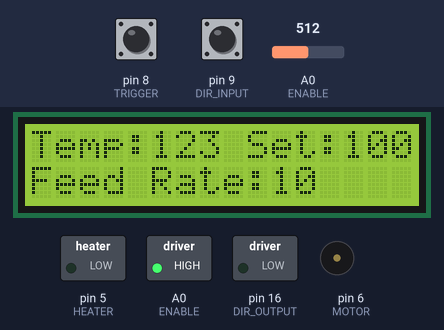
Recording of a sketch running on a simulated Arduino Uno, built with avr-gcc and run on an emulated ATmega328P. Shown: 16×2 character LCD, switched loads named in the sketch (green lamp = pin HIGH), buzzer (waves = sounding). The test bench sets the inputs (shaded band); at power-on: pin 8 (TRIGGER) HIGH, A0 (ENABLE) = 512, pin 9 (DIR_INPUT) HIGH. What the sketch prints to the serial monitor is not drawn.

Above: at 1.3 s.
1.4 s: pin 8 (TRIGGER) pulled LOW for 0.15 s
At 1.51 s:
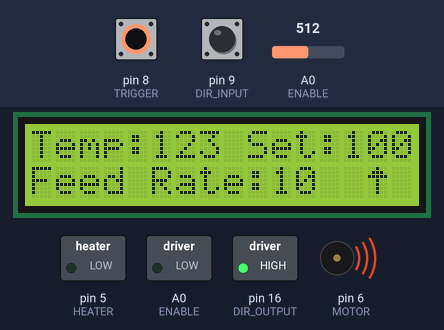
3.0 s: A0 (ENABLE) set to 716
At 3.6 s:
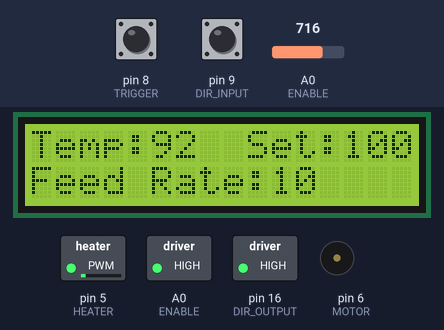
6.0 s: A0 (ENABLE) set to 900
At 7.3 s:
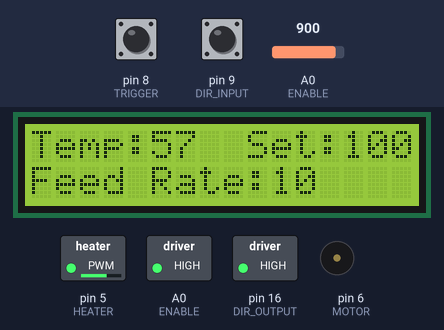
8.3 s: pin 8 (TRIGGER) pulled LOW for 1 s
At 9.2 s:
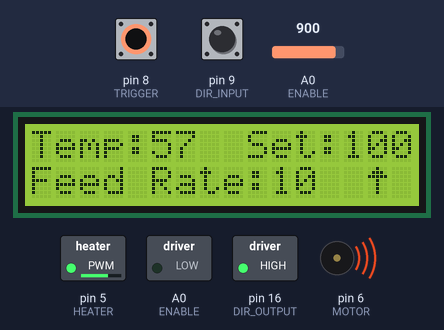
9.9 s: A0 (ENABLE) set to 1023
At 10.8 s:
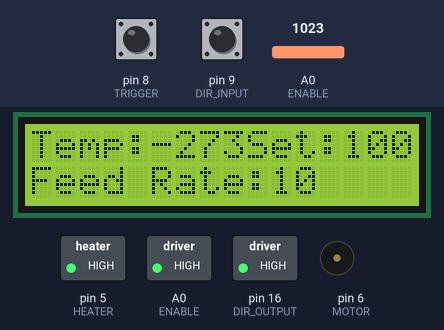
11.5 s: pin 8 (TRIGGER) pulled LOW for 0.15 s
At 11.6 s:
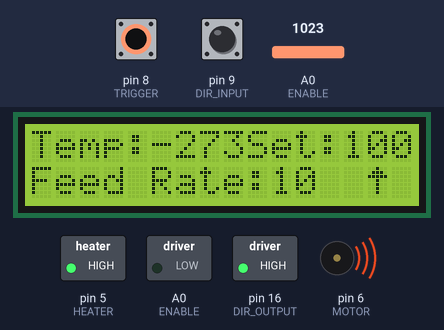
Timing chart, 0 to 14.1 s (numbered marks = the images above; inputs shaded):
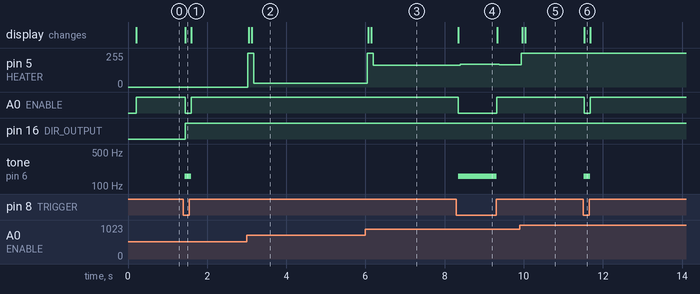

The sketch:

PlasticWelder.ino
```cpp
#define MAX_TEMP  300
#define MAX_SPEED 300
#define TIMOUT    5000

#define CHA        0
#define CHB        1
#define BUTTON     7
#define TRIGGER    8
#define HEATER     5
#define MOTOR      6
#define DIR_INPUT  9
#define DIR_OUTPUT 16
#define ENABLE     14
#define FORWARD    1
#define REVERSE    -1

#define FILAMENT_DIAM       3.0  //mm
#define NOZZLE_DIAM         0.5  //mm
#define GEAR_DIAM           10.8 //mm
#define STEP_SIZE           16    //4 is 1/4 step 8 is 1/8 step
#define STEPS_PER_ROTATION  200

//FYI Pin 10 is dead!! Don't use!!

// which analog pin to connect
#define THERMISTORPIN A0
// resistance at 25 degrees C
#define THERMISTORNOMINAL 100000
// temp. for nominal resistance (almost always 25 C)
#define TEMPERATURENOMINAL 25
// how many samples to take and average, more takes longer
// but is more 'smooth'
#define NUMSAMPLES 5
// The beta coefficient of the thermistor (usually 3000-4000)
#define BCOEFFICIENT 3950
// the value of the 'other' resistor
#define SERIESRESISTOR 3800

//PI control values
#define Kp  1.48134292984995
#define Ki  0.0131800567660014
#define Kd  18.6947422906608
#define Kf  2.0

uint16_t samples[NUMSAMPLES];

byte upArrow[8] = {    //Create up arrow for display
  B00100,
  B01110,
  B11111,
  B00100,
  B00100,
  B00100,
  B00100,
};
byte downArrow[8] = {    //Create down arrow for display
  B00100,
  B00100,
  B00100,
  B00100,
  B11111,
  B01110,
  B00100,
};
#include <LiquidCrystal_I2C.h>
#include <Stepper.h>
#include <math.h>
LiquidCrystal_I2C lcd(0x27, 2, 1, 0, 4, 5, 6, 7, 3, POSITIVE);   // set the LCD address to 0x27 for a 16 chars and 2 line display
//Stepper motor(200, 5, 6, 8, 9);

volatile int master_count = 0; // universal count
volatile byte INTFIRED = 0; // interrupt status flag
volatile int dispMenu = 0;  //which menu to display

int setTemp = 100;
float temperature = 20.0;
int temp, nextTemp;
int feedRate = 10;
boolean driveFlag = false;

void setup() {
   Serial.begin(9600);
   lcd.begin(16,2);                      // initialize the lcd
   lcd.createChar(0, upArrow);          //Creat arrows for display
   lcd.createChar(1, downArrow);
  lcd.backlight();
  pinMode(CHA, INPUT);
  pinMode(CHB, INPUT);
  pinMode(BUTTON, INPUT);
  pinMode(TRIGGER, INPUT_PULLUP);
  pinMode(MOTOR, OUTPUT);
  pinMode(HEATER, OUTPUT);
  digitalWrite(HEATER,LOW);
  pinMode(DIR_INPUT, INPUT_PULLUP);
  pinMode(DIR_OUTPUT,OUTPUT);
  pinMode(ENABLE, OUTPUT);
  //motor.setSpeed(long(feedRate/12.0/3.14*60));

  attachInterrupt(2, flag, RISING);// interrupt 0 digital pin 2 positive edge trigger
  attachInterrupt(3, flag2, RISING);
  attachInterrupt(digitalPinToInterrupt(BUTTON), buttonFlag, FALLING);
  updateDisplay();
  //analogReference(EXTERNAL);

  lcd.clear();
  lcd.print("Temp:"+String(temperature));
  lcd.setCursor(8,0);
  lcd.print(" Set:"+String(setTemp));
  lcd.setCursor(0,1);
  lcd.print("Feed Rate:" + String(feedRate));
  lcd.cursor();
}

//Main Control Loop
void loop() {
  controlTemp((float) (temperature=checkTemp()));
  temp = round(temperature);
  if (INTFIRED)   {
       updateDisplay();
     INTFIRED = 0; // clear flag
     nextTemp = temp;
  }
  else if(nextTemp!=temp){
    updateDisplay();
    nextTemp = temp;
  }

if(digitalRead(TRIGGER)!=driveFlag){
  drive(driveFlag);
  driveFlag = !driveFlag;
}

} // end loop

void drive(boolean dr){

  if(dr){
    if(true){//dispMenu == 0){  //Only drive motor if not editing temp or speed
      tone(MOTOR, feedRate2PulseFreq(feedRate));
      lcd.setCursor(14,1);
      if(digitalRead(DIR_INPUT)){
        digitalWrite(DIR_OUTPUT,HIGH);
        lcd.write(byte(0));
      }
      else{
        digitalWrite(DIR_OUTPUT,LOW);
        lcd.write(byte(1));
      }
      digitalWrite(ENABLE,LOW);
    }
  }
  else{
    noTone(MOTOR);
    digitalWrite(ENABLE,HIGH);
    lcd.setCursor(14,1);
    lcd.print(" ");
    lcd.noCursor();
  }
}

//Function to convert form feedRate in mm/s to pulse frequency to motor in pulses per second
int feedRate2PulseFreq(int feedRate){
  float rps = ((float) feedRate)/(PI*GEAR_DIAM);
  int pulseFreq = (int) (rps*STEP_SIZE*STEPS_PER_ROTATION*NOZZLE_DIAM/FILAMENT_DIAM);
  return pulseFreq;
}

float checkTemp(){
  uint8_t i;
  float average;

  // take N samples in a row, with a slight delay
  for (i=0; i< NUMSAMPLES; i++) {
   samples[i] = analogRead(THERMISTORPIN);
   delay(10);
  }

  // average all the samples out
  average = 0;
  for (i=0; i< NUMSAMPLES; i++) {
     average += samples[i];
  }
  average /= NUMSAMPLES;

  // convert the value to resistance
  average = 1023 / average - 1;
  average = SERIESRESISTOR / average;

  float steinhart;
  steinhart = average / THERMISTORNOMINAL;     // (R/Ro)
  steinhart = log(steinhart);                  // ln(R/Ro)
  steinhart /= BCOEFFICIENT;                   // 1/B * ln(R/Ro)
  steinhart += 1.0 / (TEMPERATURENOMINAL + 273.15); // + (1/To)
  steinhart = 1.0 / steinhart;                 // Invert
  steinhart -= 273.15;                         // convert to C
  return steinhart;
}

float error=0, prevError=0;
float totalError;
unsigned long now, lastTime=millis();
unsigned long sent = millis();

//PID temperature control
void controlTemp(float sense){
  float duty;
  error = (setTemp-sense);
  //Serial.println("Error: "+String(error));

  now = millis();
  double delt = (double) ((now-lastTime)/1000.0);  //Find change in time (seconds)
   totalError+=(error*delt);
  //Serial.println("Delt: "+String(delt));
  duty = (Kp*error + Ki*totalError + Kd*(error-prevError)/delt + (driveFlag?0:1)*Kf); //The PID formula with an added feed-forward term that contributes to heating when filiment is fed
  //Set Saturation
  if(duty>100){
    duty=100;
  }
  else if(duty<0){
    duty=0;
  }
  lastTime = now;
  prevError = error;
  analogWrite(HEATER,round(duty*2.55));
  if(now-sent>=500){
  Serial.println(String(duty)+','+String(sense));
  sent = now;
  }
}

void updateDisplay(){
  if(dispMenu == 1){        //If temperature is selected
        setTemp += master_count;
        if(setTemp>MAX_TEMP){
          setTemp=MAX_TEMP;
        }
        else if(setTemp<0){
          setTemp=0;
        }
       }
   else if(dispMenu == 2){  //If feedrate is selected
    feedRate += master_count;
    if(feedRate>MAX_SPEED){
      feedRate = MAX_SPEED;
    }
    else if(feedRate<0){
      feedRate = 0;
    }

   }
       master_count=0;
       lcd.setCursor(5,0);
       lcd.print("   ");
       lcd.setCursor(5,0);
       lcd.print(temp);
       lcd.setCursor(13,0);
       lcd.print("   ");
       lcd.setCursor(13,0);
       lcd.print(setTemp);
       lcd.setCursor(10,1);
       lcd.print("   ");
       lcd.setCursor(10,1);
       lcd.print(feedRate);
       lcd.cursor();
       if(dispMenu == 1){
        lcd.setCursor(12,0);
       }
       else if(dispMenu == 2){
        lcd.setCursor(9,1);
       }
       else{
        lcd.noCursor();
       }
}

void flag() { //If pin 2 is rising
  INTFIRED = 1;
  // add 1 to count for CW
  if (digitalRead(CHA) && !digitalRead(CHB)) {
    master_count++ ;
  }
  // subtract 1 from count for CCW
  if (digitalRead(CHA) && digitalRead(CHB)) {
    master_count-- ;
  }
}
void flag2(){ //If pin 3 is rising
  INTFIRED = 1;
  //add 1 to count for CW
  if(digitalRead(CHB) && digitalRead(CHA)){
    master_count++;
  }
  //subtract 1 from count for CCW
  if(digitalRead(CHB) && !digitalRead(CHA)){
    master_count--;
  }
}
void buttonFlag(){
  INTFIRED = 1;
  dispMenu = (dispMenu+1)%3;  //Switches between which of the 3 items are selected
}
```

Measured:
- after the input at 1.4 s, A0 (ENABLE): HIGH → LOW at once, → HIGH 0.15 s later; pin 16 (DIR_OUTPUT): LOW → HIGH at once; tone on pin 6 (MOTOR): silent → 157 Hz at once, → silent 0.16 s later; the display: changes at once (image 1)
- after the input at 3.0 s, pin 5 (HEATER): 0/255 → 255/255 at once, → 29/255 0.15 s later, → 30/255 2.0 s later; the display: first changes after 0.06 s (image 2 shows a later state)
- after the input at 6.0 s, pin 5 (HEATER): 30/255 → 255/255 after 0.05 s, → 162/255 0.15 s later, → 163/255 0.61 s later, → 164/255 0.67 s later, … (5 changes in this stretch); the display: first changes after 0.07 s (image 3 shows a later state)
- after the input at 8.3 s, A0 (ENABLE): HIGH → LOW after 0.05 s, → HIGH 0.97 s later; tone on pin 6 (MOTOR): silent → 157 Hz after 0.05 s, → silent 0.98 s later; the display: changes after 0.05 s (image 4)
- after the input at 9.9 s, the display: first changes after 0.06 s (image 5 shows a later state)
- after the input at 11.5 s, A0 (ENABLE): HIGH → LOW at once, → HIGH 0.15 s later; tone on pin 6 (MOTOR): silent → 157 Hz at once, → silent 0.16 s later; the display: changes at once (image 6)
